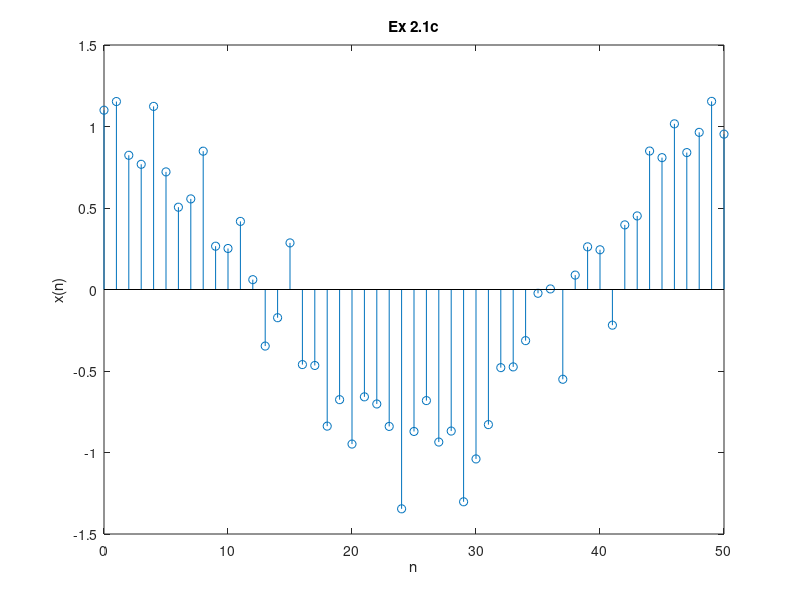

Reproduce this figure in MATLAB.
n = 0:50;

w = randn(size(n));

x = cos(0.04 * pi * n) + 0.2 * w;

stem(n, x); title('Ex 2.1c');
xlabel('n'); ylabel('x(n)');
